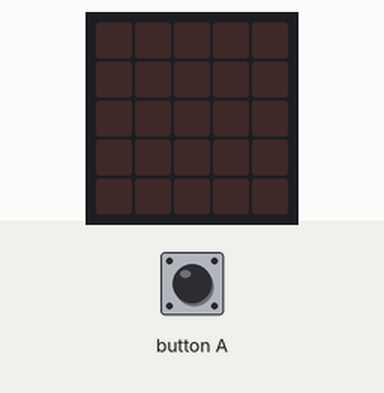
A program run on a simulated BBC micro:bit (MakeCode). Shown: the board's 5×5 LED display. The test bench sets the inputs (shaded band).

Above: at 1.2 s.
1.3 s: button A pressed for 0.15 s
At 2.5 s:
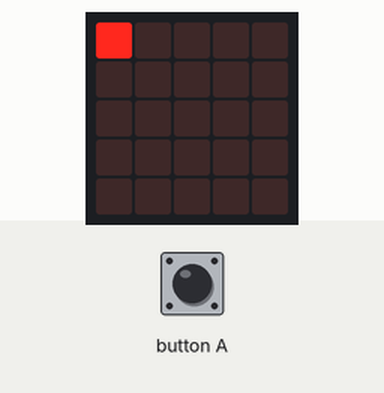
2.9 s: button A pressed for 0.15 s
At 3.7 s:
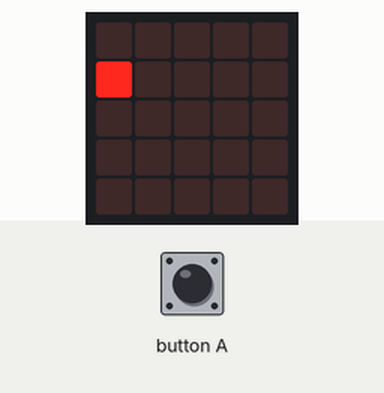
4.5 s: button A pressed for 0.15 s
At 5.0 s:
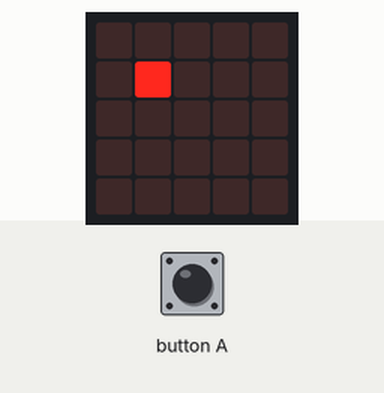
6.1 s: button A pressed for 0.15 s
At 7.4 s:
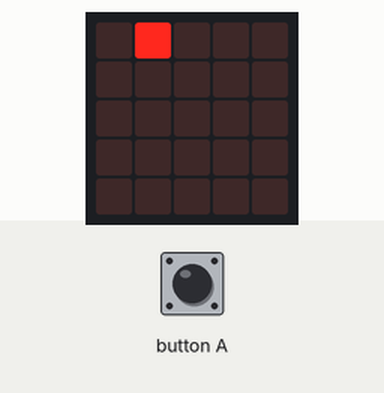
7.7 s: button A pressed for 0.15 s
At 8.6 s:
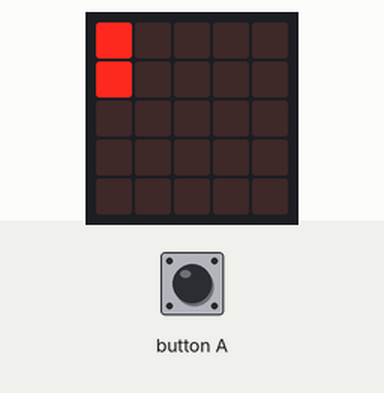
9.3 s: button A pressed for 0.15 s
At 9.8 s:
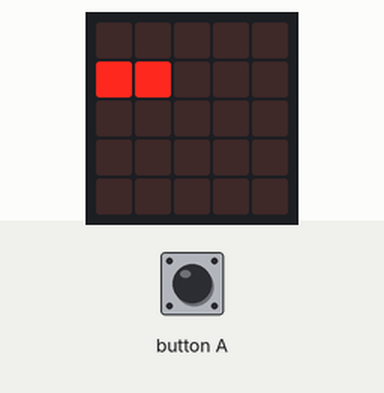
Timing chart, 0 to 11.9 s (numbered marks = the images above; inputs shaded):
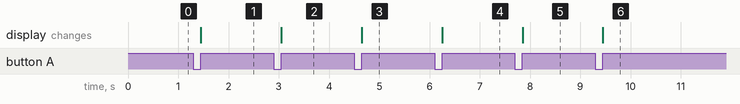

Measured:
- after the input at 1.3 s, the display: changes after 0.15 s (image 1)
- after the input at 2.9 s, the display: changes after 0.15 s (image 2)
- after the input at 4.5 s, the display: changes after 0.15 s (image 3)
- after the input at 6.1 s, the display: changes after 0.15 s (image 4)
- after the input at 7.7 s, the display: changes after 0.15 s (image 5)
- after the input at 9.3 s, the display: changes after 0.15 s (image 6)

The program:

main.ts
```typescript
class Graph {
    buffer: boolean[][]
    alpha_buffer: number[][]
    direction: number // 0:上 1:下 2:左 3:右
    constructor() {
        this.buffer = [
            [false, false, false, false, false],
            [false, false, false, false, false],
            [false, false, false, false, false],
            [false, false, false, false, false],
            [false, false, false, false, false]
        ]
        this.alpha_buffer = [
            [255, 255, 255, 255, 255],
            [255, 255, 255, 255, 255],
            [255, 255, 255, 255, 255],
            [255, 255, 255, 255, 255],
            [255, 255, 255, 255, 255]
        ]
    }

    public setBufferTF(x: number, y: number, key: boolean) {
        this.buffer[y][x] = key
    }
    public setBufferNu(x: number, y: number, key: number) {
        if (key == 0) {
            this.buffer[y][x] = false
        } else {
            this.buffer[y][x] = true
        }
    }

    public setAlphaNu(x: number, y: number, num: number) {
        this.alpha_buffer[y][x] = num
    }

    public setDirection(direction: number) {
        this.direction = direction
    }

    public transform(x: number, y: number) {
        // TODO:转换器
        return [x, y]
    }

    public ledKey(x: number, y: number, key: boolean) {
        if (key == true) {
            //led.plot(x, y)
            led.plotBrightness(x, y, this.alpha_buffer[y][x])
        } else {
            led.unplot(x, y)
        }
    }

    public Draw() {
        for (let x = 0; x < 5; x++) {
            for (let y = 0; y < 5; y++) {
                let p = this.transform(x, y)
                if (led.point(p[0], p[1]) != this.buffer[y][x]) {
                    this.ledKey(p[0], p[1], this.buffer[y][x])
                }
            }
        }
    }

}

class NumTool {
    NumPack = [0, 8, 4, 2, 1, 12, 6, 3, 9, 10, 5, 13, 14, 7, 11, 15]
    transFormMap = [[0, 0], [0, 1], [1, 0], [0, -1]]
    GH_device: Graph
    constructor(instance: Graph) {
        this.GH_device = instance
    }
    public Num2List(num: number) {
        // 数字转换到二进制数组
        let list: boolean[] = []
        let image = this.NumPack[num]
        for (let i = 8; i >= 1; i /= 2) {
            let bit = image / i
            if (Math.floor(bit) == 1) {
                list.push(true)
                image -= i;
            } else {
                list.push(false)
            }
        }

        return list
    }

    public Update(x: number, y: number, num: number) {
        let image = this.Num2List(num)
        let count = 0
        for (let tfM of this.transFormMap) {
            x += tfM[0]
            y += tfM[1]
            this.GH_device.setBufferTF(x, y, image[count])
            count++
        }
    }
}

let Graph_device = new Graph()
let num = new NumTool(Graph_device)

num.Update(0, 0, 1)


let a = 0

input.onButtonPressed(Button.A, function() {
    a+=1
    num.Update(0, 0, a)
    Graph_device.Draw()
})
```

test.ts
```typescript
// 在此处测试；当此软件包作为插件使用时，将不会编译此软件包。
```
